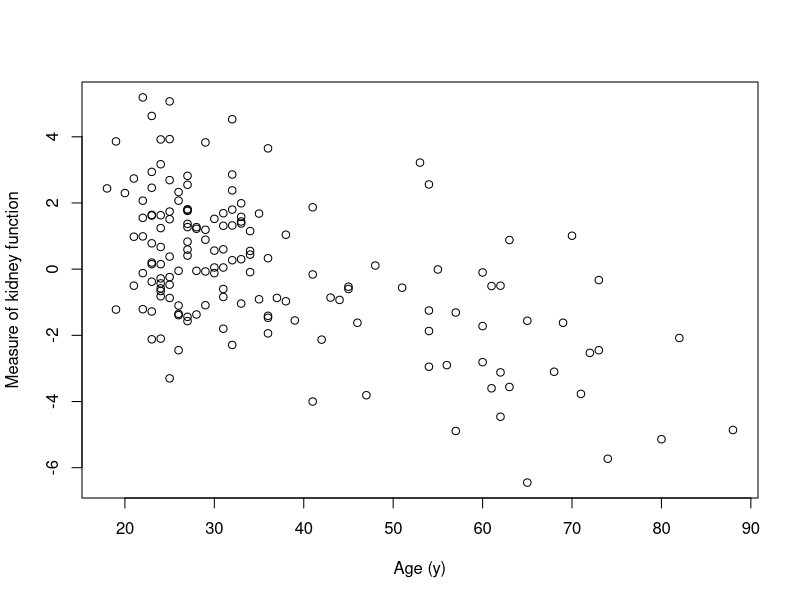
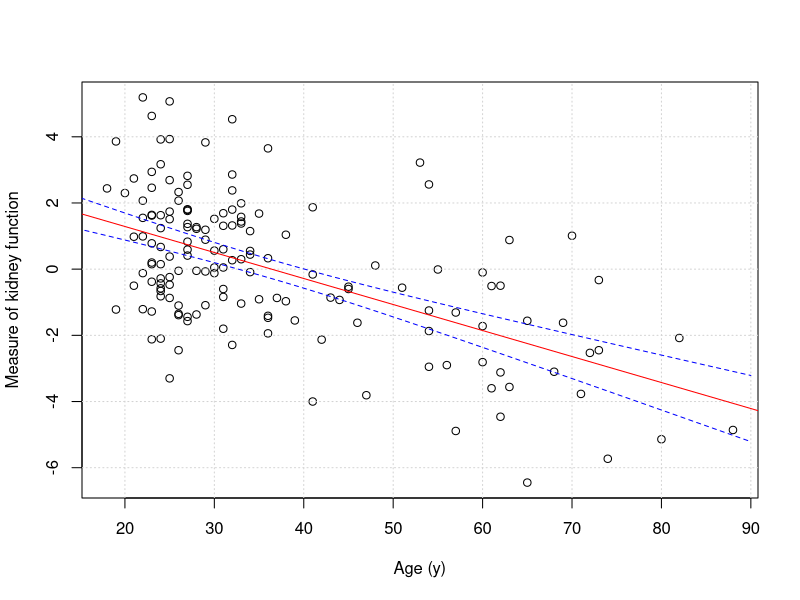
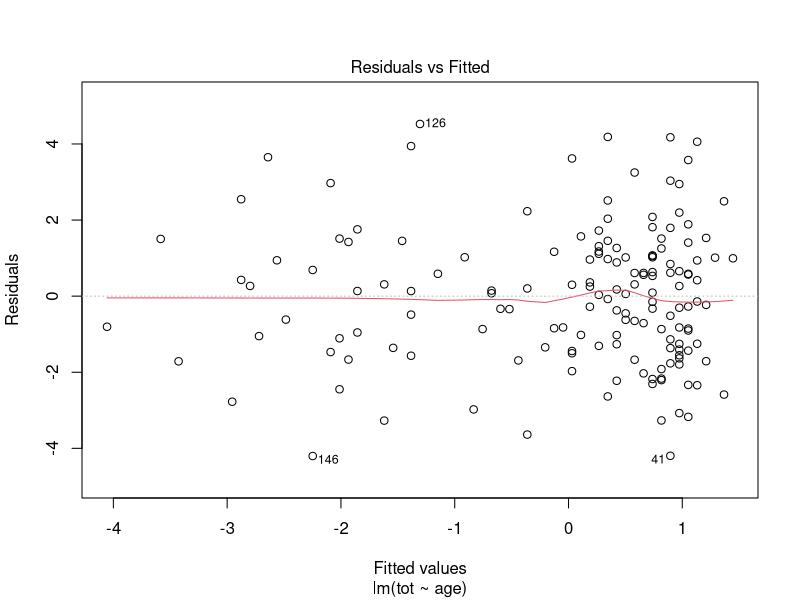
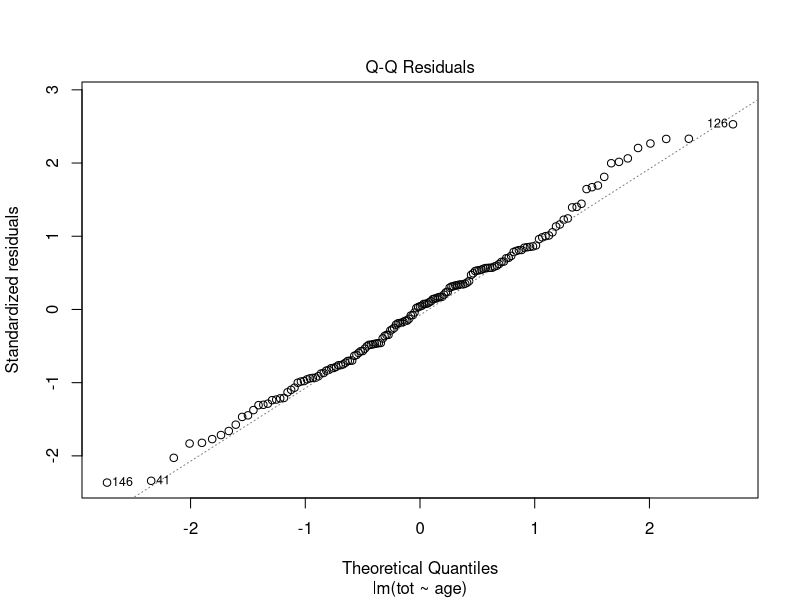

Here is the R script that generated these plots, in order:
## ---- chunk 1
mydta<-read.csv("kidney.txt", sep=" ") #columns separated by whitespace, not commar
head(mydta)
## ---- chunk 2
plot(mydta$age, mydta$tot, xlab="Age (y)", ylab="Measure of kidney function")
## ---- chunk 3
myreg<-lm(tot~age, mydta)
summary(myreg)
## ---- chunk 4
round(confint(myreg)*10,2)
## ---- chunk 5
##Scatter plot
plot(mydta$age, mydta$tot, xlab="Age (y)", ylab="Measure of kidney function")
## Regression line
grid()
abline(myreg, col="red")
## Confidence intervals
newx <- seq(1, 90, by=0.2)
conf_interval <- predict(myreg, newdata=data.frame(age=newx), interval="confidence",level = 0.95)
lines(newx, conf_interval[,2], col="blue", lty=2)
lines(newx, conf_interval[,3], col="blue", lty=2)
## ---- chunk 6
round(predict(myreg, newdata=data.frame(age=55)),1)
## ---- chunk 7
## Residuals 
plot(myreg,1)
## ---- chunk 8
## QQ plot 
plot(myreg,2)

## ---- chunk 9
cor.test(mydta$age, mydta$tot)
## ---- chunk 10
cor.test(mydta$age, mydta$tot)
## ---- chunk 11
cor.test(mydta$age, mydta$tot, method="spearman")
